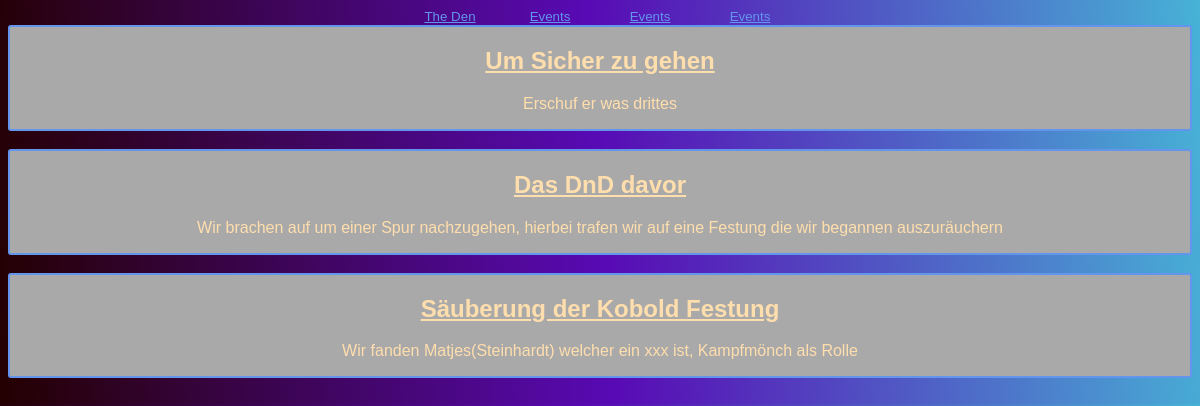
Page /dnd/main on the committed database.
### tables this page shows
CREATE TABLE story (id INTEGER PRIMARY KEY AUTOINCREMENT, heading TEXT, act TEXT);

### blueprints/dnd.py (the view)
@dnd_bp.route("/main")
def dnd_main():
    if not DND_DB.exists():
        DND_DB.open(mode="x").close()
    conn = sqlite3.connect(DND_DB)
    cursor = conn.cursor()
    cursor.execute("CREATE TABLE IF NOT EXISTS story (id INTEGER PRIMARY KEY AUTOINCREMENT, heading TEXT, act TEXT)")
    response = cursor.execute("SELECT id, heading, act FROM story ORDER BY id DESC")
    response = response.fetchall()
    return flask.render_template("dnd/main.html", entries = response)

### templates/dnd/main.html (shortened to what this page needs)
<!DOCTYPE html>
<html lang="en">
<head>
    <link rel="stylesheet" href="{{ url_for('static', filename='dnd/main.css') }}">
</head>
<body>
    <div class="flex-container">
        <div><button onclick="location.href='/'">The Den</button></div>
        <div><button onclick="location.href='/wip'">Events</button></div>
        <div><button onclick="location.href='/wip'">Events</button></div>
        <div><button onclick="location.href='/wip'">Events</button></div>
    </div>
    {% for entry in entries %}
        <div class="storytime">
            <h2>{{entry[1]}}</h2>
            <p>{{entry[2]}}</p>
        </div><br>
    {% endfor %}
</body>
</html>

### static/dnd/main.css (style rules this page uses)
html { background: linear-gradient(86deg, rgba(36,0,0,1) 0%, rgba(88,10,180,1) 50%, rgba(71,178,214,1) 100%); ); }
h2 { text-decoration: underline; font-family: Arial, Helvetica, sans-serif; }
.storytime { border: 2px solid cornflowerblue; border-radius: 3px; background-color: darkgray; text-align: center; color: navajowhite; font-family: Arial, Helvetica, sans-serif; }
.flex-container { display: flex; flex-flow: row wrap; justify-content: center; }
.flex-container > div { animation-name: background_ani; width: 100px; text-align: center; font-size: 15px; color: black; }
.flex-container > div > button { border-width: 0px; background-color: Transparent; color: cornflowerblue; text-decoration: underline; }

### rows in the picture
story: heading "Um Sicher zu gehen", act "Erschuf er was drittes"
story: heading "Das DnD davor", act "Wir brachen auf um einer Spur nachzugehen, hierbei trafen wir auf eine Festung die wir begannen auszuräuchern"
story: heading "Säuberung der Kobold Festung", act "Wir fanden Matjes(Steinhardt) welcher ein xxx ist, Kampfmönch als Rolle"
